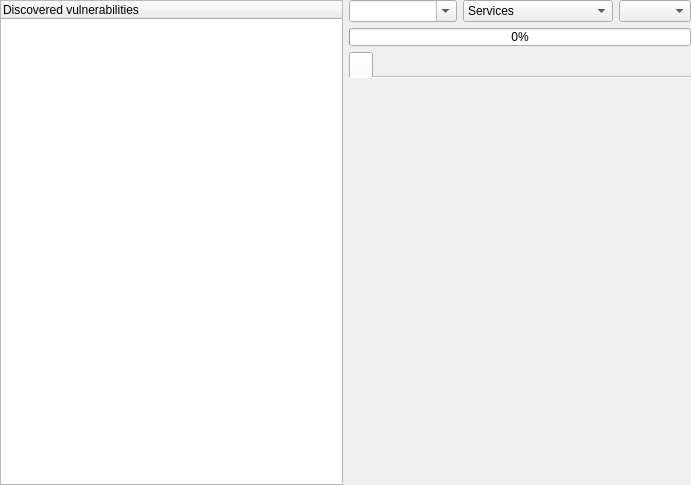
<?xml version="1.0" encoding="UTF-8"?>
<ui version="4.0">
 <class>VulnerabilityWidgetForm</class>
 <widget class="QWidget" name="VulnerabilityWidgetForm">
  <property name="geometry">
   <rect>
    <x>0</x>
    <y>0</y>
    <width>691</width>
    <height>485</height>
   </rect>
  </property>
  <property name="windowTitle">
   <string>Form</string>
  </property>
  <layout class="QHBoxLayout" name="horizontalLayout">
   <property name="margin">
    <number>0</number>
   </property>
   <item>
    <widget class="QTreeWidget" name="treeVulnNseRecovered">
     <property name="minimumSize">
      <size>
       <width>0</width>
       <height>0</height>
      </size>
     </property>
     <property name="maximumSize">
      <size>
       <width>16777215</width>
       <height>16777215</height>
      </size>
     </property>
     <property name="alternatingRowColors">
      <bool>true</bool>
     </property>
     <property name="rootIsDecorated">
      <bool>false</bool>
     </property>
     <property name="itemsExpandable">
      <bool>false</bool>
     </property>
     <column>
      <property name="text">
       <string>Discovered vulnerabilities</string>
      </property>
     </column>
    </widget>
   </item>
   <item>
    <widget class="QFrame" name="frameVuln">
     <property name="sizePolicy">
      <sizepolicy hsizetype="Expanding" vsizetype="Expanding">
       <horstretch>0</horstretch>
       <verstretch>0</verstretch>
      </sizepolicy>
     </property>
     <property name="frameShape">
      <enum>QFrame::NoFrame</enum>
     </property>
     <property name="frameShadow">
      <enum>QFrame::Raised</enum>
     </property>
     <layout class="QVBoxLayout" name="verticalLayout_8">
      <property name="margin">
       <number>0</number>
      </property>
      <item>
       <layout class="QHBoxLayout" name="horizontalLayout_2">
        <item>
         <widget class="QComboBox" name="comboVulnRis">
          <property name="sizePolicy">
           <sizepolicy hsizetype="Expanding" vsizetype="Fixed">
            <horstretch>0</horstretch>
            <verstretch>0</verstretch>
           </sizepolicy>
          </property>
          <property name="editable">
           <bool>true</bool>
          </property>
         </widget>
        </item>
        <item>
         <widget class="QComboBox" name="comboVuln">
          <property name="sizePolicy">
           <sizepolicy hsizetype="Minimum" vsizetype="Fixed">
            <horstretch>0</horstretch>
            <verstretch>0</verstretch>
           </sizepolicy>
          </property>
          <property name="minimumSize">
           <size>
            <width>150</width>
            <height>0</height>
           </size>
          </property>
          <property name="maximumSize">
           <size>
            <width>300</width>
            <height>16777215</height>
           </size>
          </property>
          <property name="duplicatesEnabled">
           <bool>false</bool>
          </property>
          <item>
           <property name="text">
            <string>Services</string>
           </property>
          </item>
         </widget>
        </item>
        <item>
         <widget class="QComboBox" name="comboWebV">
          <property name="sizePolicy">
           <sizepolicy hsizetype="Minimum" vsizetype="Fixed">
            <horstretch>0</horstretch>
            <verstretch>0</verstretch>
           </sizepolicy>
          </property>
          <property name="minimumSize">
           <size>
            <width>0</width>
            <height>0</height>
           </size>
          </property>
         </widget>
        </item>
       </layout>
      </item>
      <item>
       <widget class="QProgressBar" name="progressWeb">
        <property name="sizePolicy">
         <sizepolicy hsizetype="Expanding" vsizetype="Fixed">
          <horstretch>0</horstretch>
          <verstretch>18</verstretch>
         </sizepolicy>
        </property>
        <property name="minimumSize">
         <size>
          <width>0</width>
          <height>0</height>
         </size>
        </property>
        <property name="maximumSize">
         <size>
          <width>16777215</width>
          <height>18</height>
         </size>
        </property>
        <property name="value">
         <number>0</number>
        </property>
       </widget>
      </item>
      <item>
       <widget class="QTabWidget" name="tWresult">
        <property name="currentIndex">
         <number>0</number>
        </property>
        <property name="documentMode">
         <bool>true</bool>
        </property>
        <widget class="QWidget" name="tab">
         <attribute name="title">
          <string/>
         </attribute>
        </widget>
       </widget>
      </item>
     </layout>
    </widget>
   </item>
  </layout>
 </widget>
 <resources/>
 <connections/>
</ui>
